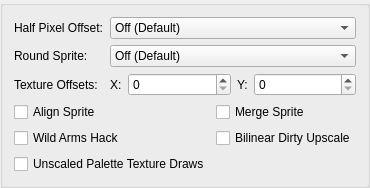
     <widget class="QGroupBox" name="upscalingFixesTab">
      <attribute name="title">
       <string>Upscaling Fixes</string>
      </attribute>
      <layout class="QFormLayout" name="upscalingFixesLayout">
       <item row="0" column="0">
        <widget class="QLabel" name="label_14">
         <property name="text">
          <string>Half Pixel Offset:</string>
         </property>
        </widget>
       </item>
       <item row="0" column="1">
        <widget class="QComboBox" name="halfPixelOffset">
         <item>
          <property name="text">
           <string>Off (Default)</string>
          </property>
         </item>
         <item>
          <property name="text">
           <string>Normal (Vertex)</string>
          </property>
         </item>
         <item>
          <property name="text">
           <string>Special (Texture)</string>
          </property>
         </item>
         <item>
          <property name="text">
           <string>Special (Texture - Aggressive)</string>
          </property>
         </item>
        </widget>
       </item>
       <item row="1" column="0">
        <widget class="QLabel" name="label_15">
         <property name="text">
          <string>Round Sprite:</string>
         </property>
        </widget>
       </item>
       <item row="1" column="1">
        <widget class="QComboBox" name="roundSprite">
         <item>
          <property name="text">
           <string>Off (Default)</string>
          </property>
         </item>
         <item>
          <property name="text">
           <string>Half</string>
          </property>
         </item>
         <item>
          <property name="text">
           <string>Full</string>
          </property>
         </item>
        </widget>
       </item>
       <item row="2" column="0">
        <widget class="QLabel" name="textureOffsetLabel">
         <property name="text">
          <string>Texture Offsets:</string>
         </property>
        </widget>
       </item>
       <item row="2" column="1">
        <layout class="QHBoxLayout" name="textureOffsetLayout" stretch="0,1,0,1">
         <item>
          <widget class="QLabel" name="textureOffsetXLabel">
           <property name="text">
            <string>X:</string>
           </property>
          </widget>
         </item>
         <item>
          <widget class="QSpinBox" name="textureOffsetX">
           <property name="maximum">
            <number>1000</number>
           </property>
          </widget>
         </item>
         <item>
          <widget class="QLabel" name="textureOffsetYLabel">
           <property name="text">
            <string>Y:</string>
           </property>
          </widget>
         </item>
         <item>
          <widget class="QSpinBox" name="textureOffsetY">
           <property name="maximum">
            <number>1000</number>
           </property>
          </widget>
         </item>
        </layout>
       </item>
       <item row="3" column="0" colspan="2">
        <layout class="QGridLayout" name="gridLayout_3">
         <item row="0" column="0">
          <widget class="QCheckBox" name="alignSprite">
           <property name="text">
            <string>Align Sprite</string>
           </property>
          </widget>
         </item>
         <item row="1" column="0">
          <widget class="QCheckBox" name="wildHack">
           <property name="text">
            <string extracomment="Wild Arms: name of a game series. Leave as-is or use an official translation.">Wild Arms Hack</string>
           </property>
          </widget>
         </item>
         <item row="1" column="1">
          <widget class="QCheckBox" name="bilinearHack">
           <property name="text">
            <string>Bilinear Dirty Upscale</string>
           </property>
          </widget>
         </item>
         <item row="0" column="1">
          <widget class="QCheckBox" name="mergeSprite">
           <property name="text">
            <string>Merge Sprite</string>
           </property>
          </widget>
         </item>
         <item row="2" column="0">
          <widget class="QCheckBox" name="nativePaletteDraw">
           <property name="text">
            <string>Unscaled Palette Texture Draws</string>
           </property>
          </widget>
         </item>
        </layout>
       </item>
      </layout>
     </widget>
